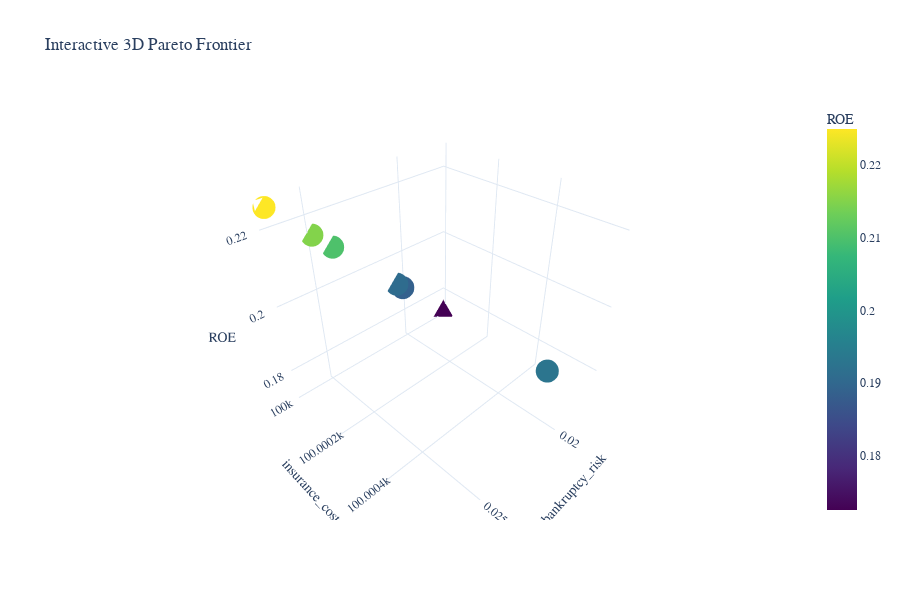

Source (notebook cell):
### Code cell
# Create interactive 3D visualization
interactive_fig = create_interactive_pareto_frontier(
    points_3d,
    ["bankruptcy_risk", "insurance_cost", "ROE"],
    title="Interactive 3D Pareto Frontier",
    height=600
)
interactive_fig.show()

### Figure 1 — Plotly figure (JSON) as saved in the notebook; plotly's stock layout.template omitted (floating-point values rounded to 4 significant figures)
{"data": [{"hovertemplate": "bankruptcy_risk: %{x:.3f}<br>insurance_cost: %{y:.3f}<br>ROE: %{z:.3f}<br>%{text}<extra></extra>", "marker": {"color": [0.225, 0.225, 0.225, 0.225, 0.225, 0.225, 0.225, 0.225, 0.1887, 0.225, 0.225, 0.225, 0.225, 0.225, 0.225, 0.225, 0.225, 0.225, 0.1908, 0.1725, 0.225, 0.225, 0.1929, 0.225, 0.225, 0.1725, 0.225, 0.225, 0.1725, 0.2151, 0.225, 0.225, 0.225, 0.21, 0.225, 0.225, 0.225, 0.225, 0.225, 0.225], "colorbar": {"title": {"text": "ROE"}}, "colorscale": [[0, "#440154"], [0.1111, "#482878"], [0.2222, "#3e4989"], [0.3333, "#31688e"], [0.4444, "#26828e"], [0.5556, "#1f9e89"], [0.6667, "#35b779"], [0.7778, "#6ece58"], [0.8889, "#b5de2b"], [1, "#fde725"]], "showscale": true, "size": 8}, "mode": "markers", "text": ["Point 0", "Point 1", "Point 2", "Point 3", "Point 4", "Point 5", "Point 6", "Point 7", "Point 8", "Point 9", "Point 10", "Point 11", "Point 12", "Point 13", "Point 14", "Point 15", "Point 16", "Point 17", "Point 18", "Point 19", "Point 20", "Point 21", "Point 22", "Point 23", "Point 24", "Point 25", "Point 26", "Point 27", "Point 28", "Point 29", "Point 30", "Point 31", "Point 32", "Point 33", "Point 34", "Point 35", "Point 36", "Point 37", "Point 38", "Point 39"], "type": "scatter3d", "x": [0.02667, 0.02667, 0.02667, 0.02667, 0.02667, 0.02667, 0.02667, 0.02667, 0.02021, 0.02667, 0.02667, 0.02667, 0.02667, 0.02667, 0.02667, 0.02667, 0.02667, 0.02667, 0.02059, 0.01733, 0.02667, 0.02667, 0.02095, 0.02667, 0.02667, 0.01733, 0.02667, 0.02667, 0.01733, 0.0249, 0.02667, 0.02667, 0.02667, 0.02401, 0.02667, 0.02667, 0.02667, 0.02667, 0.02667, 0.02667], "y": [100000, 100000, 100000, 100000, 100000, 100000, 100000, 100000, 100000, 100000, 100000, 100000, 100000, 100000, 100000, 100000, 100000, 100000, 100000, 100000, 100000, 100000, 100000.0, 100000, 100000, 100000, 100000, 100000, 100000, 100000, 100000, 100000, 100000, 100000, 100000, 100000, 100000, 100000, 100000, 100000], "z": [0.225, 0.225, 0.225, 0.225, 0.225, 0.225, 0.225, 0.225, 0.1887, 0.225, 0.225, 0.225, 0.225, 0.225, 0.225, 0.225, 0.225, 0.225, 0.1908, 0.1725, 0.225, 0.225, 0.1929, 0.225, 0.225, 0.1725, 0.225, 0.225, 0.1725, 0.2151, 0.225, 0.225, 0.225, 0.21, 0.225, 0.225, 0.225, 0.225, 0.225, 0.225]}], "layout": {"font": {"family": "Arial, sans-serif"}, "height": 600, "scene": {"xaxis": {"title": {"text": "bankruptcy_risk"}}, "yaxis": {"title": {"text": "insurance_cost"}}, "zaxis": {"title": {"text": "ROE"}}}, "title": {"text": "Interactive 3D Pareto Frontier"}}}
